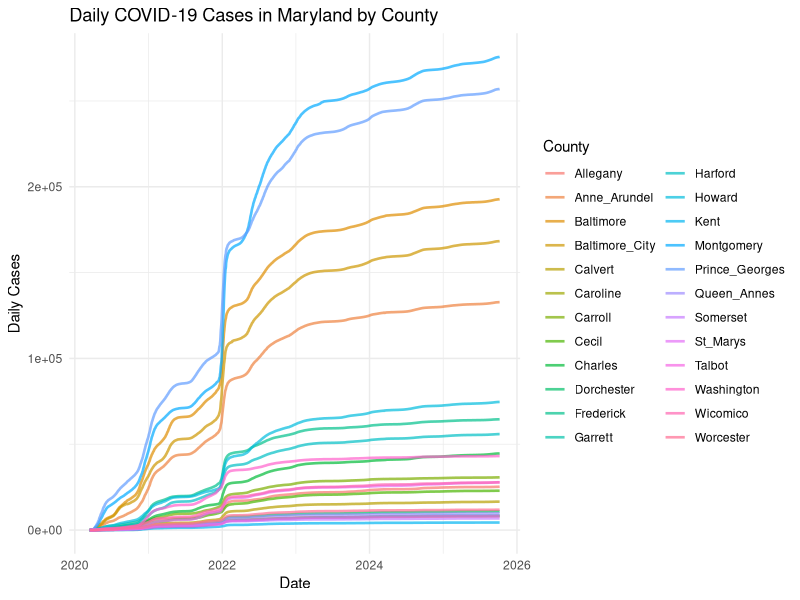
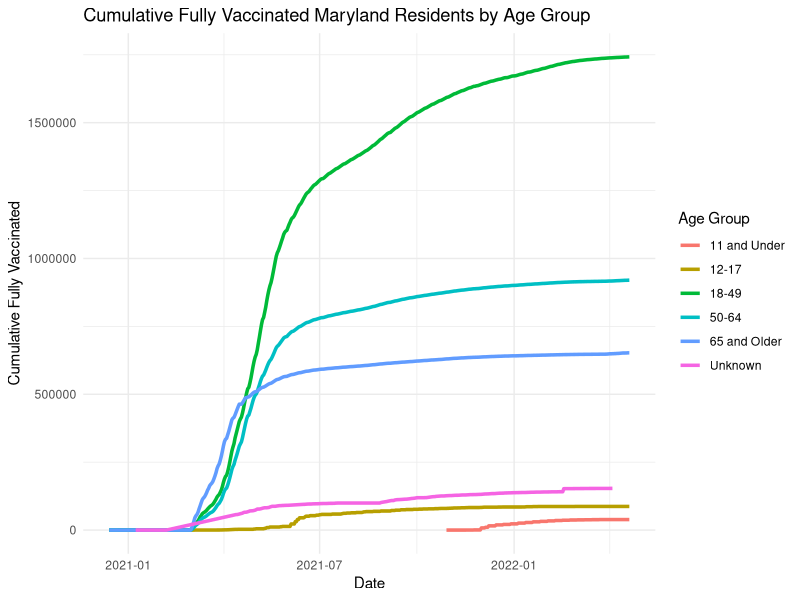
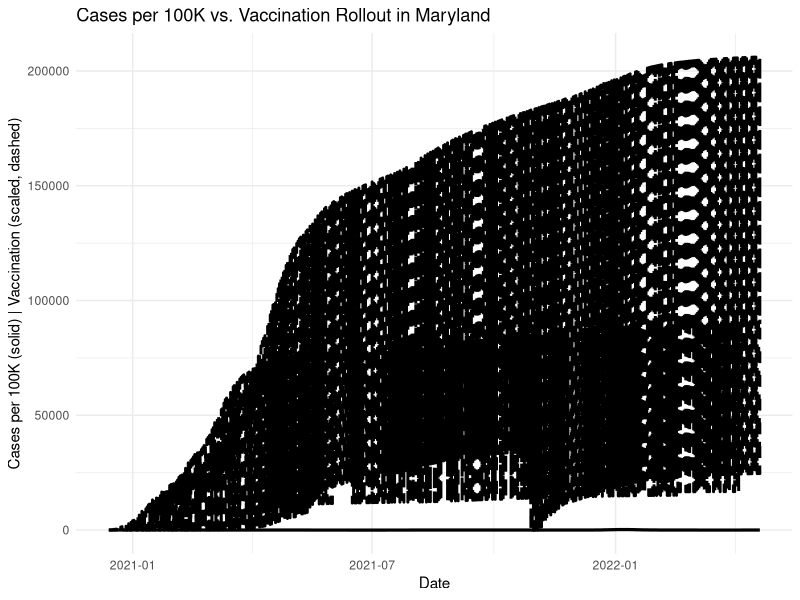

Recreate these plots in R, in order.
## ---- chunk 1
library(tidyverse)

# Load the county-level COVID-19 dataset.
# The file should already be cleaned, so this step simply brings it into R.
county <- read_csv("County.csv")

# Create a line chart showing how daily COVID-19 cases changed over time
# for each Maryland county in the dataset.
ggplot(county, aes(x = Date, y = Cases, color = County)) +
  
  # Plot a separate line for each county. The slight transparency helps
  # prevent the plot from looking too cluttered when many counties overlap.
  geom_line(alpha = 0.7, linewidth = 0.9) +
  
  # Use a minimal theme to keep the graphic clean and readable.
  theme_minimal() +
  
  # Add a title and axis labels so the visualization can stand alone
  # without needing additional explanation in the text.
  labs(
    title = "Daily COVID-19 Cases in Maryland by County",
    x = "Date",
    y = "Daily Cases",
    color = "County"
  )

## ---- chunk 2
# Load the statewide vaccination dataset.
# This file contains cumulative vaccination counts broken down by age group.
state <- read_csv("Statewide.csv")

# Plot the cumulative number of fully vaccinated individuals over time,
# grouped by age range. Each age group gets its own line.
ggplot(state, aes(x = Date, y = FullyVaccinatedCumulative, color = AgeRange)) +
  
  # Draw the lines that represent vaccination progress.
  geom_line(linewidth = 1.2) +
  
  # Apply a minimal theme to keep the plot simple and easy to read.
  theme_minimal() +
  
  # Add labels so the figure is self-explanatory when included in a report.
  labs(
    title = "Cumulative Fully Vaccinated Maryland Residents by Age Group",
    x = "Date",
    y = "Cumulative Fully Vaccinated",
    color = "Age Group"
  )

## ---- chunk 3
# This plot compares statewide COVID-19 case rates with the vaccination rollout.
# Both trends are plotted on the same timeline so we can see how they change together.

ggplot(state, aes(x = Date)) +
  
  # Plot the statewide cases per 100,000 residents.
  # This solid line shows how infection levels changed over time.
  geom_line(aes(y = Cases_per_100), linewidth = 1.1) +
  
  # Plot cumulative first vaccine doses. Since vaccination numbers are much larger,
  # we scale them down (divided by 10) so both lines can be compared on the same graph.
  # A dashed line helps visually separate vaccination trends from case trends.
  geom_line(aes(y = FirstDailyDoseCumulative / 10), 
            linewidth = 1, 
            linetype = "dashed") +
  
  # Use a minimal theme to keep the visualization clean and easy to interpret.
  theme_minimal() +
  
  # Add a descriptive title and axis labels. The y-axis label explains that
  # one line is measured in cases per 100K, while the dashed line is a scaled
  # version of cumulative vaccinations.
  labs(
    title = "Cases per 100K vs. Vaccination Rollout in Maryland",
    x = "Date",
    y = "Cases per 100K (solid) | Vaccination (scaled, dashed)"
  )

